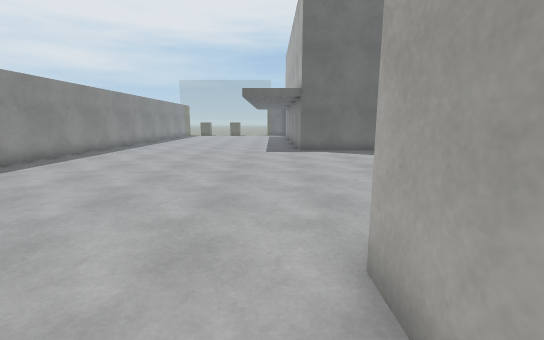
[1] (above)

19 first-person views from a walk through a scene from a Unity 3-D project. The camera is 1.4 m above the floor, tilts 10° down and sees 90° across. The floor is counted in squares, 1 m on a side. Each view is taken from the middle of a square. On the plan, view 1 faces up. The plan holds only what a view shows up to about 13 squares ahead; the rest is blank. The place goes on beyond the plan. The player character is not drawn. Surface patterns are stand-ins for the level's own textures.

[2]
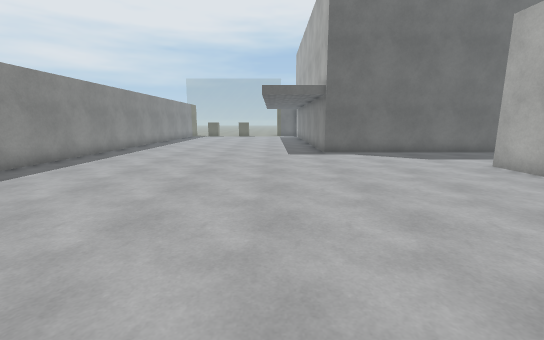

[3]
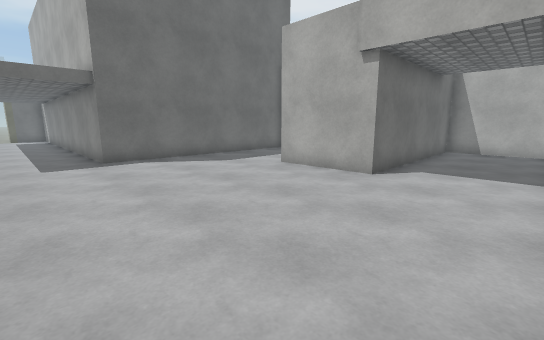

[4]
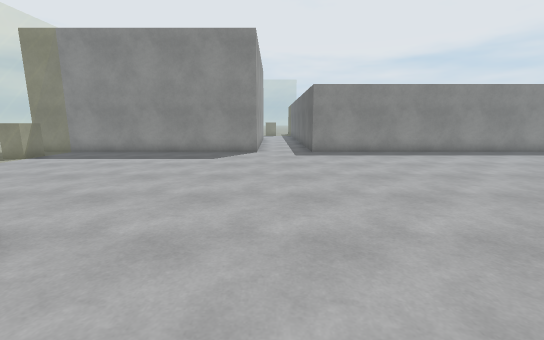

[5]
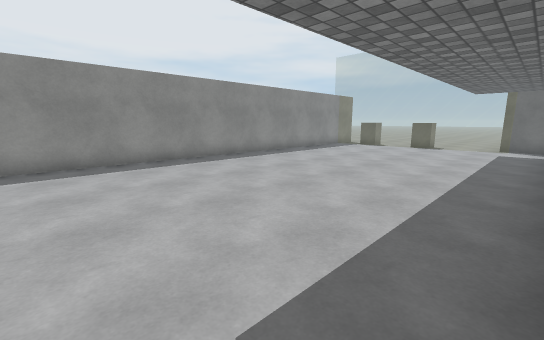

[6]
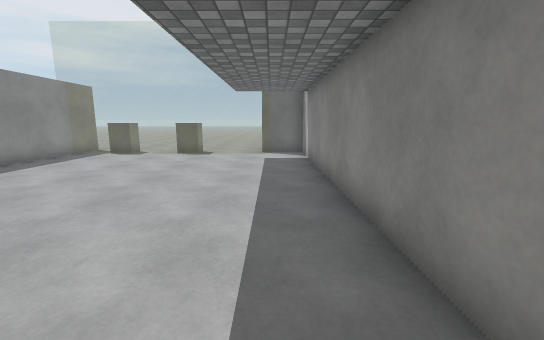

[7]
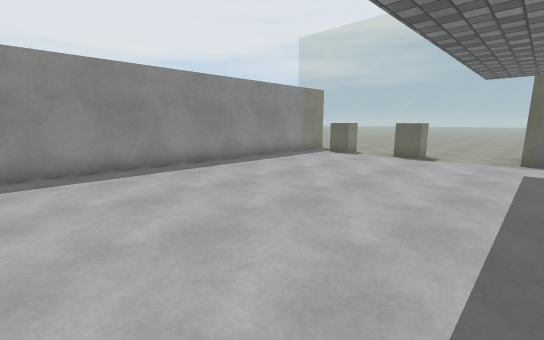

[8]
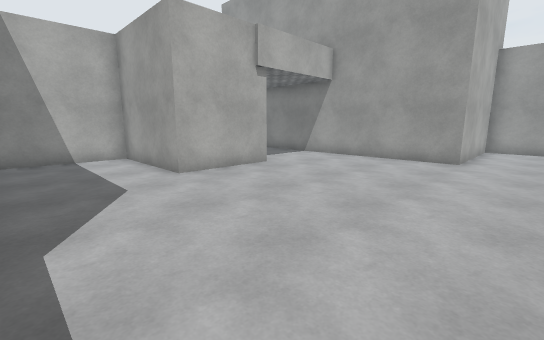

[9]
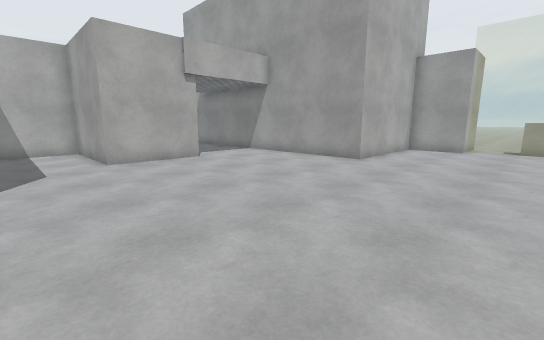

[10]
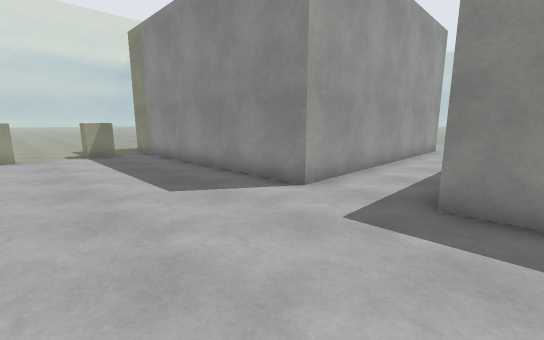

[11]
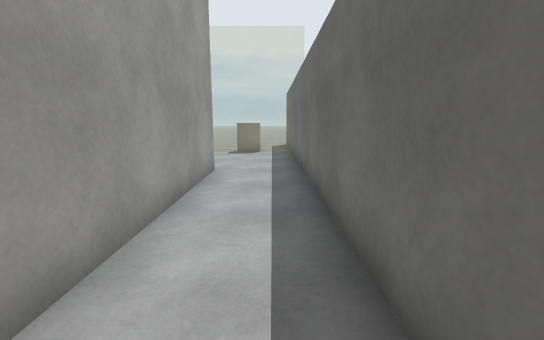

[12]
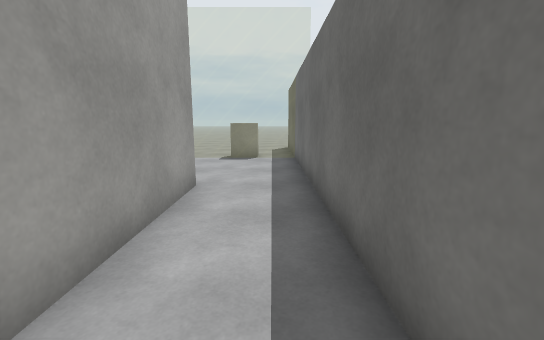

[13]
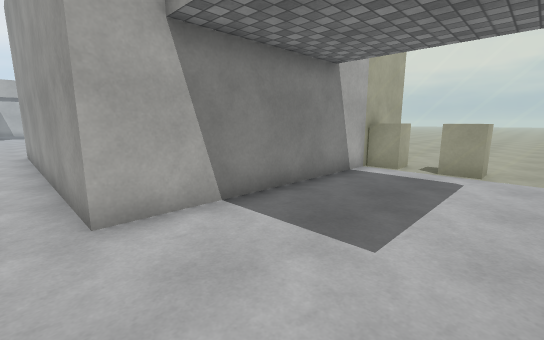

[14]
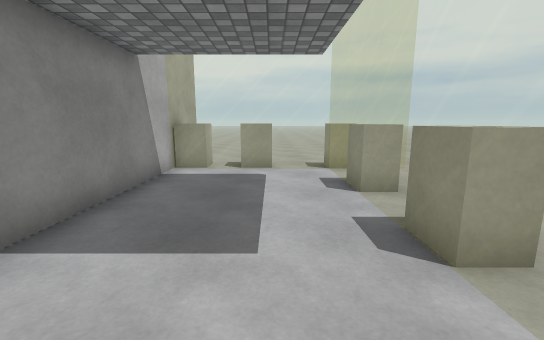

[15]
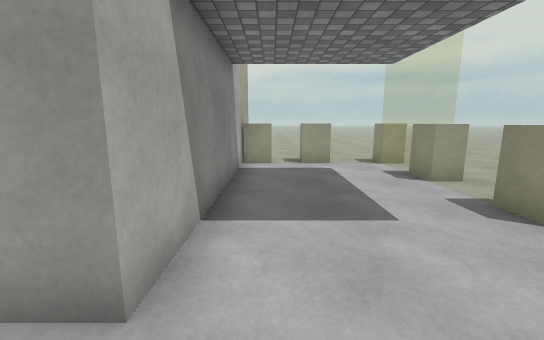

[16]
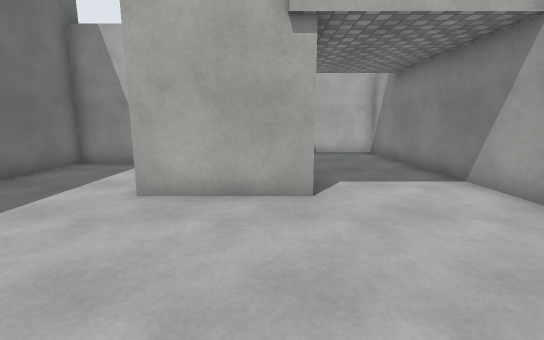

[17]
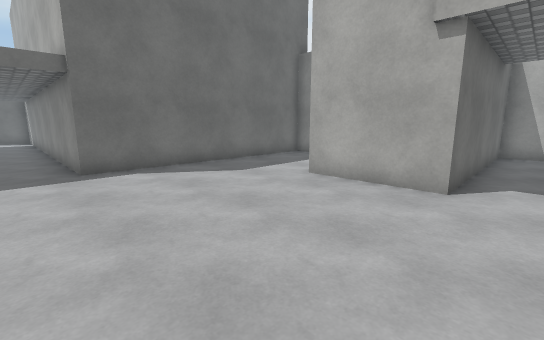

[18]
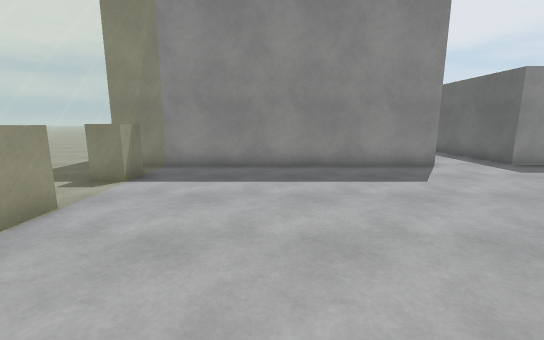

[19]
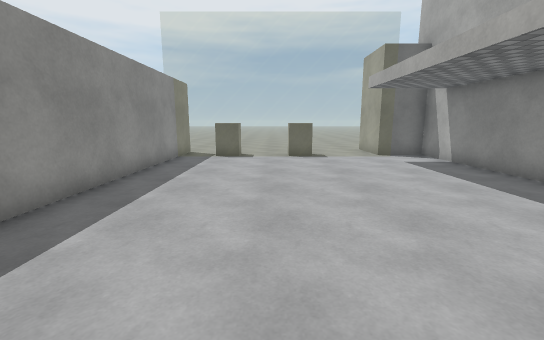

### Floor plan
Key: @ floor where view 1 was taken; # wall or solid block; . floor; = window, fence, low wall or low ledge; B block.
Columns run from 26 left of view 1 to 14 right of it. Each row starts with its distance up from view 1.
 31                        ===#
 30                  == == ===#
 29                  ==B==B===###
 28                  #=========.#
 27                  #..........#
 26                  #..........#
 25                  #..........#
 24                  #..........#
 23                  #..........#
 22                  #..........#
 21                  #..........#
 20                  #..........#
 19                  #..........#
 18                  #..........#
 17                  #..........#
 16                  #..........#
 15                  #..........#
 14                  #..........#########
 13                  #..................#
 12                  #..................#
 11                  #..................#
 10                  #..................#
  9                  #..............#####
  8 ==################..............#
  7 ===.............................#
  6  =B.............................#########
  5 ===....###########......................#
  4 ===....#         #......................#
  3  =B....#         #......................#
  2   =....#         #.........##############
  1  ==....#         #.........#
  0  =B....#         #........@#
 -1 = =....#         #.........#
 -2 =======#         #.........#
 -3  =B=B=BB         #.......###
 -4   ======         #=B==B==#
 -5   =====#         ===== =
 -6                   = ==

Where each view was taken, in squares from view 1:
view 1: 0 up, 0 right, facing up
view 2: 1 up, 1 left, facing up
view 3: 3 up, 1 left, facing up-right
view 4: 6 up, 4 right, facing left
view 5: 12 up, 1 right, facing up-left
view 6: 16 up, 0 right, facing up
view 7: 17 up, 0 right, facing up-left
view 8: 13 up, 1 left, facing down-right
view 9: 12 up, 4 left, facing down-right
view 10: 9 up, 4 left, facing down-left
view 11: 7 up, 11 left, facing left
view 12: 7 up, 13 left, facing left
view 13: 6 up, 23 left, facing down-right
view 14: 6 up, 22 left, facing down
view 15: 7 up, 20 left, facing down
view 16: 7 up, 1 right, facing right
view 17: 5 up, 0 right, facing up-right
view 18: 0 up, 0 right, facing left
view 19: 17 up, 5 left, facing up
